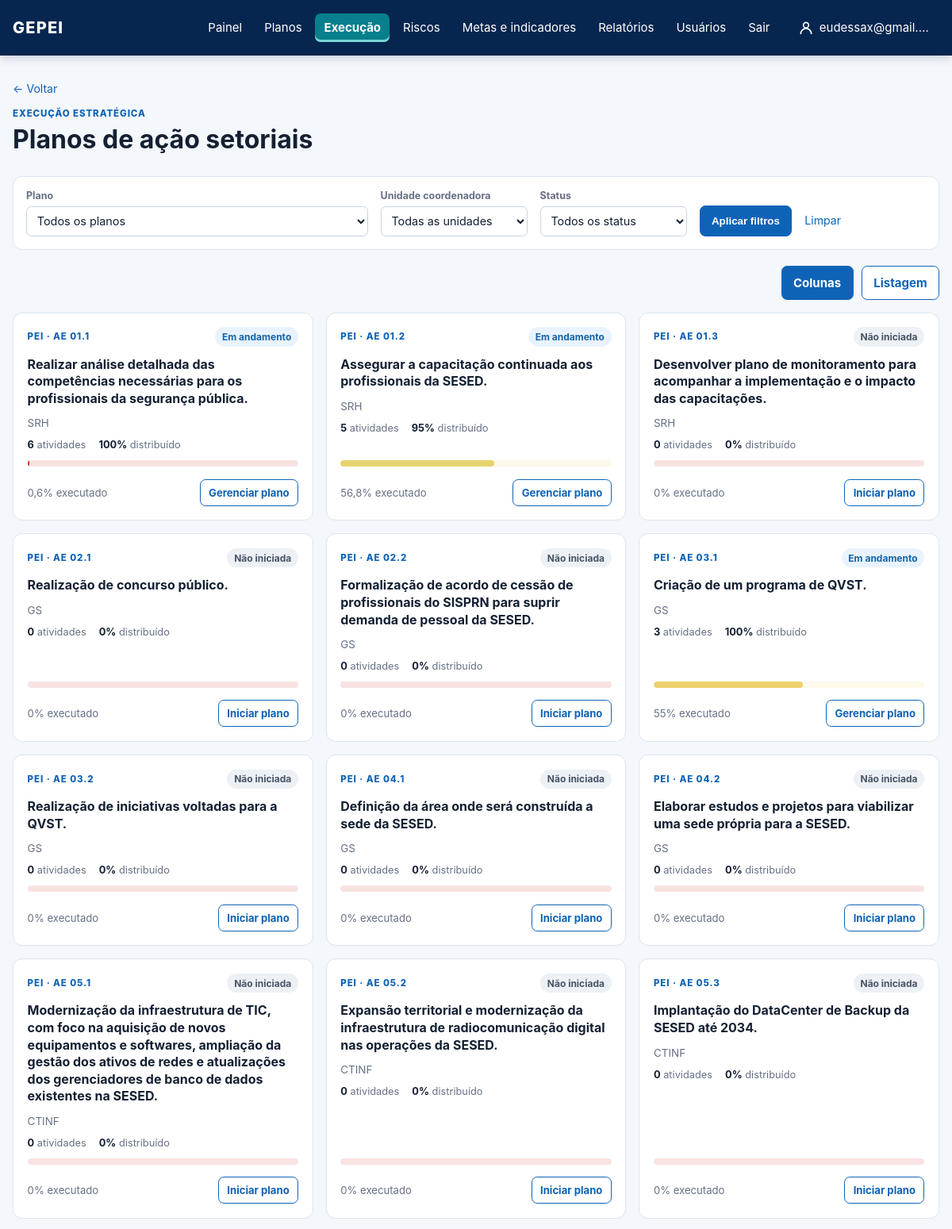
Screenshot of /planos-de-acao/ (signed in, upper part) with the database file from the repository.
### core/models.py (models this page shows, shortened)
class StrategicAction(models.Model):
    class Status(models.TextChoices):
        NOT_STARTED = "NAO_INICIADA", "Não iniciada"
        IN_PROGRESS = "EM_ANDAMENTO", "Em andamento"
        COMPLETED = "CONCLUIDA", "Concluída"
        DELAYED = "ATRASADA", "Atrasada"
        BLOCKED = "BLOQUEADA", "Bloqueada"
        SUSPENDED = "SUSPENSA", "Suspensa"
    artifact = models.ForeignKey(PlanArtifact, on_delete=models.PROTECT, related_name="actions")
    coordinating_unit = models.ForeignKey(OrganizationalUnit, on_delete=models.PROTECT)
    code = models.CharField(max_length=30)
    title = models.CharField(max_length=255)
    description = models.TextField(blank=True)
    due_date = models.DateField(
        null=True,
        blank=True,
        help_text="Preenchido no cronograma operacional; não é inferido da vigência do PEI.",
    )
    status = models.CharField(max_length=15, choices=Status.choices, default=Status.NOT_STARTED)
    progress = models.DecimalField(max_digits=5, decimal_places=2, default=0)
    funding_sources = models.CharField(max_length=255, blank=True)
    participating_units = models.ManyToManyField(OrganizationalUnit, related_name="participating_actions", blank=True)

class PlanArtifact(models.Model):
    class ArtifactType(models.TextChoices):
        DIMENSION = "DIMENSAO", "Dimensão BSC"
        AXIS = "EIXO", "Eixo Estratégico"
        OBJECTIVE = "OBJETIVO", "Objetivo Estratégico"
        PROJECT = "PROJETO", "Projeto Estratégico"
    plan = models.ForeignKey(Plan, on_delete=models.CASCADE, related_name="artifacts")
    parent = models.ForeignKey("self", null=True, blank=True, on_delete=models.CASCADE)
    artifact_type = models.CharField(max_length=12, choices=ArtifactType.choices)
    code = models.CharField(max_length=30, blank=True)
    title = models.CharField(max_length=255)
    description = models.TextField(blank=True)

class Plan(models.Model):
    class PlanType(models.TextChoices):
        PEI = "PEI", "PEI"
        PESP = "PESP", "PESP"
        PPA = "PPA", "PPA"
        OTHER = "OUTRO", "Outro"
    name = models.CharField(max_length=180)
    acronym = models.CharField(max_length=30)
    plan_type = models.CharField(max_length=10, choices=PlanType.choices)
    start_date = models.DateField()
    end_date = models.DateField()
    active = models.BooleanField(default=True)

class OrganizationalUnit(models.Model):
    class UnitType(models.TextChoices):
        ORGAN = "ORGAO", "Órgão"
        UNIT = "UNIDADE", "Unidade"
        SECTOR = "SETOR", "Setor"
    organization = models.ForeignKey(Organization, on_delete=models.PROTECT)
    parent = models.ForeignKey("self", null=True, blank=True, on_delete=models.PROTECT)
    name = models.CharField(max_length=180)
    acronym = models.CharField(max_length=30, blank=True)
    unit_type = models.CharField(max_length=10, choices=UnitType.choices)

### core/views.py (the view)
# urls.py: path("planos-de-acao/", views.action_plan_list, name="action_plan_list"),
@login_required
@permission_required("core.view_actionplan", raise_exception=True)
def action_plan_list(request):
    plans = Plan.objects.filter(active=True).order_by("acronym")
    units = view_scope_units(OrganizationalUnit.objects.order_by("name"), request.user)
    actions = view_scope_actions(
        StrategicAction.objects.select_related("artifact", "artifact__plan", "coordinating_unit"), request.user
    ).annotate(
        activity_count=Count("action_plan__activities"),
        allocated_weight=Sum("action_plan__activities__weight"),
        activity_progress=Avg("action_plan__activities__progress"),
    )
    selected_plan = request.GET.get("plan", "")
    selected_unit = selected_unit_for_request(request)
    selected_status = request.GET.get("status", "")
    if selected_plan.isdigit():
        actions = actions.filter(artifact__plan_id=selected_plan)
    if selected_unit.isdigit():
        actions = actions.filter(coordinating_unit_id=selected_unit)
    if selected_status in StrategicAction.Status.values:
        actions = actions.filter(status=selected_status)
    if request.GET.get("objective", "").isdigit():
        actions = actions.filter(artifact_id__in=_objective_artifact_ids(request.GET["objective"]))
    if request.GET.get("overdue") == "1":
        actions = actions.filter(due_date__lt=timezone.localdate()).exclude(
            status__in=[StrategicAction.Status.COMPLETED, StrategicAction.Status.SUSPENDED]
        )
    display_mode = "list" if request.GET.get("view") == "list" else "columns"
    display_query = request.GET.copy()
    display_query["unit"] = selected_unit
    display_query["view"] = "columns"
    columns_url = "?" + display_query.urlencode()
    display_query["view"] = "list"
    list_url = "?" + display_query.urlencode()
    actions = list(actions.order_by("artifact__code", "code"))
    writable_ids = set(scope_actions(
        StrategicAction.objects.filter(pk__in=[action.pk for action in actions]), request.user
    ).values_list("pk", flat=True))
    can_manage_plans = any(request.user.has_perm(f"core.{codename}") for codename in (
        "add_actionplan", "add_activity", "change_activity", "delete_activity",
    ))
    for action in actions:
        action.can_write = action.pk in writable_ids and can_manage_plans
    return render(
        request,
        "core/action_plan_list.html",
        {
            "display_mode": display_mode,
            "columns_url": columns_url,
            "list_url": list_url,
            "actions": actions,
            "plans": plans,
            "units": units,
            "actions_status_choices": StrategicAction.Status.choices,
            "selected_plan": selected_plan,
            "selected_unit": selected_unit,
            "selected_status": selected_status,
        },
    )

### core/context_processors.py (called while the page is built)
def navigation_plans(request):
    if not request.user.is_authenticated:
        return {"navigation_plans": []}
    return {"navigation_plans": Plan.objects.order_by("acronym", "name")}

### core/permissions.py (called while the page is built, shortened)
def is_administrator(user):
    if user.is_superuser:
        return True
    return user.groups.filter(name__iexact=ADMINISTRATOR_GROUP_NAME).exists()

def user_unit_ids(user, for_view=False):
    if is_administrator(user) or (for_view and user.has_perm("core.view_other_units")):
        return None

def scope_units(queryset, user, for_view=False):
    ids = user_unit_ids(user, for_view=for_view)
    return queryset if ids is None else queryset.filter(pk__in=ids)

def scope_actions(queryset, user, for_view=False):
    ids = user_unit_ids(user, for_view=for_view)
    if ids is None:
        return queryset

def selected_unit_for_request(request):
    ids = user_unit_ids(request.user)
    requested = request.GET.get("unit", "")
    if ids is None:
        return requested

def view_scope_actions(queryset, user):
    return scope_actions(queryset, user, for_view=True)

def view_scope_units(queryset, user):
    return scope_units(queryset, user, for_view=True)

### core/templatetags/progress.py (called while the page is built)
def progress_color(percent):
    stops = [(0, (211, 47, 47)), (25, (244, 124, 72)), (50, (255, 209, 102)),
             (75, (168, 216, 135)), (100, (25, 135, 84))]
    for (start, low), (end, high) in zip(stops, stops[1:]):
        if percent <= end:
            ratio = (percent - start) / (end - start)
            return "#{:02x}{:02x}{:02x}".format(*(round(a + (b - a) * ratio) for a, b in zip(low, high)))
    return "#198754"

@register.simple_tag
def progress_bar(value, css_class="progress-track"):
    try:
        percent = float(value or 0)
        percent = min(max(percent, 0), 100) if math.isfinite(percent) else 0
    except (TypeError, ValueError):
        percent = 0
    if percent < 34:
        level = "progress-low"
    elif percent < 67:
        level = "progress-mid"
    else:
        level = "progress-high"
    return format_html(
        '<div class="{} {}" role="progressbar" aria-valuemin="0" aria-valuemax="100" aria-valuenow="{}" style="--progress-color: {}">'
        '<i style="width: {}%"></i></div>',
        css_class,
        level,
        f"{percent:.1f}",
        progress_color(percent),
        f"{percent:.2f}",
    )

### templates/core/action_plan_list.html (shortened to what this page needs)
{% extends "base.html" %}
{% load progress %}
{% block content %}
  <a class="back-link" href="{% url 'dashboard' %}">← Voltar</a>
  <section class="page-heading dashboard-heading">
    <div>
      <p class="eyebrow">Execução estratégica</p>
      <h1>Planos de ação setoriais</h1>
    </div>
  </section>
  <form class="dashboard-filters" method="get" aria-label="Filtros dos planos de ação">
    <label>Plano
      <select name="plan"><option value="">Todos os planos</option></select>
    </label>
    <label>Unidade coordenadora
      <select name="unit"><option value="">Todas as unidades</option></select>
    </label>
    <label>Status
      <select name="status"><option value="">Todos os status</option>{% for code, label in actions_status_choices %}<option value="{{ code }}" {% if selected_status == code %}selected{% endif %}>{{ label }}</option>{% endfor %}</select>
    </label>
    <button class="button button-primary" type="submit">Aplicar filtros</button>
    <a class="clear-filter" href="{% url 'action_plan_list' %}">Limpar</a>
  </form>
  <nav class="execution-view-switch" aria-label="Visualização da execução">
    <a class="button {% if display_mode == 'columns' %}button-primary{% else %}button-secondary{% endif %}" href="{{ columns_url }}" {% if display_mode == 'columns' %}aria-current="true"{% endif %}>Colunas</a>
    <a class="button {% if display_mode == 'list' %}button-primary{% else %}button-secondary{% endif %}" href="{{ list_url }}" {% if display_mode == 'list' %}aria-current="true"{% endif %}>Listagem</a>
  </nav>
  {% if display_mode == "list" %}
    <section class="panel execution-list" aria-label="Listagem de planos de ação">
      <div class="responsive-table"><table>
        <thead><tr><th>Plano / Ação</th><th>Unidade</th><th>Atividades</th><th>Prazo</th><th>Peso distribuído</th><th>Execução</th><th>Situação</th><th></th></tr></thead>
        <tbody>{% for action in actions %}<tr>
          <td><a href="{% url 'action_plan_detail' action.id %}"><strong>{{ action.artifact.plan.acronym }} · {{ action.code }}</strong><span>{{ action.title }}</span></a></td>
          <td>{{ action.coordinating_unit.acronym|default:action.coordinating_unit.name }}</td>
          <td>{{ action.activity_count }}</td><td>{{ action.due_date|date:"d/m/Y"|default:"A definir" }}</td>
          <td>{{ action.allocated_weight|default:0|floatformat:"-1" }}%</td>
          <td>{% progress_bar action.progress "table-progress" %}<small>{{ action.progress|floatformat:"-1" }}%</small></td>
          <td><span class="chip chip-{{ action.status|lower }}">{{ action.get_status_display }}</span></td>
          <td><a class="button button-secondary" href="{% url 'action_plan_detail' action.id %}">{% if action.can_write %}Abrir plano{% else %}Visualizar plano{% endif %}</a></td>
        </tr>{% empty %}<tr><td colspan="8">Nenhuma ação encontrada. Altere os filtros.</td></tr>{% endfor %}</tbody>
      </table></div>
    </section>
  {% else %}
  <section class="action-cards">
    {% for action in actions %}
      <article class="action-card">
        <div class="action-card-top"><span class="eyebrow">{{ action.artifact.plan.acronym }} · {{ action.code }}</span><span class="chip chip-{{ action.status|lower }}">{{ action.get_status_display }}</span></div>
        <h2>{{ action.title }}</h2>
        <p class="action-card-unit">{{ action.coordinating_unit.acronym|default:action.coordinating_unit.name }}</p>
        <div class="card-meta"><span><strong>{{ action.activity_count }}</strong> atividade{{ action.activity_count|pluralize:"s" }}</span><span><strong>{{ action.allocated_weight|default:0|floatformat:"-1" }}%</strong> distribuído</span></div>
        {% progress_bar action.progress %}
        <div class="card-footer"><span>{{ action.progress|floatformat:"-1" }}% executado</span><a class="button button-secondary" href="{% url 'action_plan_detail' action.id %}">{% if not action.can_write %}Visualizar plano{% elif action.activity_count %}Gerenciar plano{% else %}Iniciar plano{% endif %}</a></div>
      </article>
    {% empty %}
      <div class="empty-state large-empty"><strong>Nenhuma ação encontrada.</strong><span>Altere os filtros ou carregue ações estratégicas no PEI.</span></div>
    {% endfor %}
  </section>
  {% endif %}
{% endblock %}

### templates/base.html (shortened to what this page needs)
{% load static %}
<!doctype html>
<html lang="pt-br">
<head>
  <link rel="stylesheet" href="{% static 'css/gepei.css' %}?v=20261022-10">
</head>
<body>
  <header class="topbar">
    <a class="brand" href="{% url 'dashboard' %}">GEPEI</a>
    {% if user.is_authenticated %}
      <nav>
        <a href="{% url 'dashboard' %}" {% if request.path == '/' %}class="nav-active" aria-current="page"{% endif %}>Painel</a>
        {% if perms.core.view_plan %}<details class="nav-plans{% if '/pei/' in request.path %} nav-active{% endif %}">
          <summary {% if '/pei/' in request.path %}aria-current="page"{% endif %}>Planos</summary>
        </details>{% endif %}
        {% if perms.core.view_actionplan %}<a href="{% url 'action_plan_list' %}" {% if '/planos-de-acao/' in request.path and '/riscos/' not in request.path %}class="nav-active" aria-current="page"{% endif %}>Execução</a>{% endif %}
        {% if perms.core.view_risk %}<a href="{% url 'risk_overview' %}" {% if '/riscos/' in request.path %}class="nav-active" aria-current="page"{% endif %}>Riscos</a>{% endif %}
        {% if perms.core.view_strategictarget or perms.core.view_indicator %}<a href="{% if perms.core.view_indicator %}{% url 'indicator_overview' %}{% else %}{% url 'target_overview' %}{% endif %}" >Metas e indicadores</a>{% endif %}
        {% if perms.core.view_reportcycle or perms.core.view_sectorreport or perms.core.view_quarterlysectorreport or perms.core.consolidate_quarterlysectorreport %}<a href="{% url 'report_cycle_overview' %}" {% if '/relatorios/' in request.path %}class="nav-active" aria-current="page"{% endif %}>Relatórios</a>{% endif %}
        {% if perms.auth.view_user or perms.auth.view_group %}
        <details class="nav-plans{% if '/usuarios/' in request.path %} nav-active{% endif %}">
          <summary {% if '/usuarios/' in request.path %}aria-current="page"{% endif %}>Usuários</summary>
        </details>
        {% endif %}
        <form method="post" action="{% url 'logout' %}" onsubmit="return confirm('Tem certeza de que deseja sair?');">
          <button type="submit">Sair</button>
        </form>
        <a class="nav-user{% if request.path == '/minha-conta/' %} nav-active{% endif %}" href="{% url 'profile_edit' %}" title="Minha conta">
          <svg width="20" height="20" viewBox="0 0 24 24" fill="none" stroke="currentColor" stroke-width="2" stroke-linecap="round" stroke-linejoin="round" aria-hidden="true"><circle cx="12" cy="8" r="4"/><path d="M4 21c0-4.4 3.6-8 8-8s8 3.6 8 8"/></svg>
          <span>{{ user.first_name|default:user.username }}</span>
        </a>
      </nav>
    {% endif %}
  </header>
  <main class="container">
    {% block content %}{% endblock %}
  </main>
</body>
</html>

### rows the page displays
StrategicAction: artifact.plan.acronym "PEI", code "AE 01.1", status "Em andamento", title "Realizar análise detalhada das competências necessárias para os profissionais da segurança pública.", coordinating_unit.acronym "SRH", activity_count "6", allocated_weight "100", progress "0,6", shows "Gerenciar plano"
StrategicAction: artifact.plan.acronym "PEI", code "AE 01.2", status "Em andamento", title "Assegurar a capacitação continuada aos profissionais da SESED.", coordinating_unit.acronym "SRH", activity_count "5", allocated_weight "95", progress "56,8", shows "Gerenciar plano"
StrategicAction: artifact.plan.acronym "PEI", code "AE 01.3", status "Não iniciada", title "Desenvolver plano de monitoramento para acompanhar a implementação e o impacto das capacitações.", coordinating_unit.acronym "SRH", activity_count "0", allocated_weight "0", progress "0", shows "Iniciar plano"
StrategicAction: artifact.plan.acronym "PEI", code "AE 02.1", status "Não iniciada", title "Realização de concurso público.", coordinating_unit.acronym "GS", activity_count "0", allocated_weight "0", progress "0", shows "Iniciar plano"
StrategicAction: artifact.plan.acronym "PEI", code "AE 02.2", status "Não iniciada", title "Formalização de acordo de cessão de profissionais do SISPRN para suprir demanda de pessoal da SESED.", coordinating_unit.acronym "GS", activity_count "0", allocated_weight "0", progress "0", shows "Iniciar plano"
StrategicAction: artifact.plan.acronym "PEI", code "AE 03.1", status "Em andamento", title "Criação de um programa de QVST.", coordinating_unit.acronym "GS", activity_count "3", allocated_weight "100", progress "55", shows "Gerenciar plano"
StrategicAction: artifact.plan.acronym "PEI", code "AE 03.2", status "Não iniciada", title "Realização de iniciativas voltadas para a QVST.", coordinating_unit.acronym "GS", activity_count "0", allocated_weight "0", progress "0", shows "Iniciar plano"
StrategicAction: artifact.plan.acronym "PEI", code "AE 04.1", status "Não iniciada", title "Definição da área onde será construída a sede da SESED.", coordinating_unit.acronym "GS", activity_count "0", allocated_weight "0", progress "0", shows "Iniciar plano"
StrategicAction: artifact.plan.acronym "PEI", code "AE 04.2", status "Não iniciada", title "Elaborar estudos e projetos para viabilizar uma sede própria para a SESED.", coordinating_unit.acronym "GS", activity_count "0", allocated_weight "0", progress "0", shows "Iniciar plano"
StrategicAction: artifact.plan.acronym "PEI", code "AE 05.1", status "Não iniciada", title "Modernização da infraestrutura de TIC, com foco na aquisição de novos equipamentos e softwares, ampliação da gestão dos ativos de redes e atualizações dos gerenciadores de banco de dados existentes na SESED.", coordinating_unit.acronym "CTINF", activity_count "0", allocated_weight "0", progress "0", shows "Iniciar plano"
StrategicAction: artifact.plan.acronym "PEI", code "AE 05.2", status "Não iniciada", title "Expansão territorial e modernização da infraestrutura de radiocomunicação digital nas operações da SESED.", coordinating_unit.acronym "CTINF", activity_count "0", allocated_weight "0", progress "0", shows "Iniciar plano"
StrategicAction: artifact.plan.acronym "PEI", code "AE 05.3", status "Não iniciada", title "Implantação do DataCenter de Backup da SESED até 2034.", coordinating_unit.acronym "CTINF", activity_count "0", allocated_weight "0", progress "0", shows "Iniciar plano"

### other values shown
{{ user.first_name|default:user.username }} "eudessax@gmail.…"
